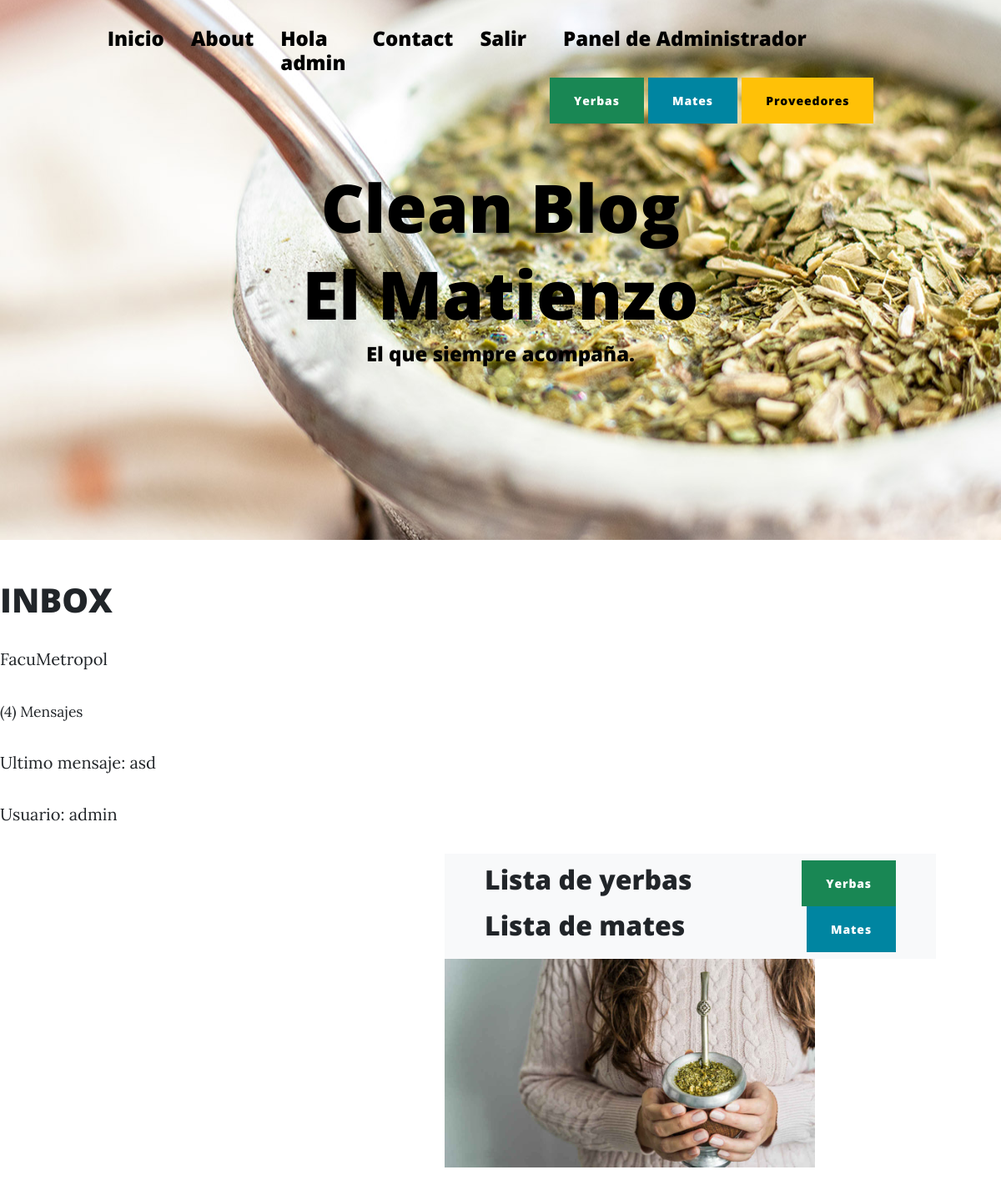
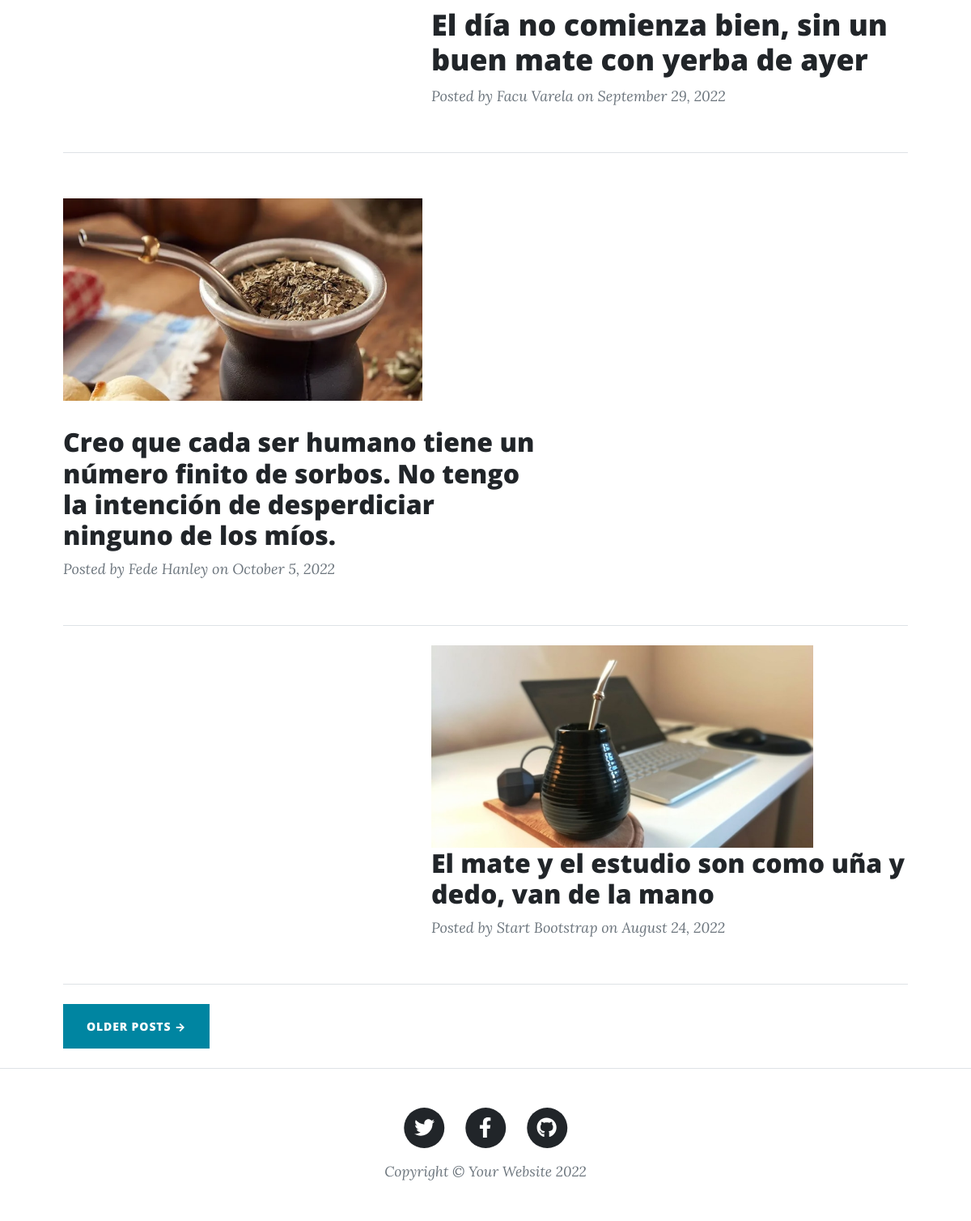
The app's page /Inbox (signed in) with its own data (2 pictures, top to bottom).
### DM/models.py (models this page shows)
class ModelBase(models.Model):
    id = models.UUIDField(default=uuid.uuid4, primary_key=True, db_index=True, editable=False)
    tiempo = models.DateTimeField(auto_now_add=True)
    actualizar = models.DateTimeField(auto_now=True)
    class Meta:
        abstract = True

class CanalUsuario(ModelBase):
    canal = models.ForeignKey('Canal', null=True, on_delete=models.SET_NULL)
    usuario = models.ForeignKey(User, on_delete=models.CASCADE)

class Canal(ModelBase):
    usuarios = models.ManyToManyField(User, blank=True, through=CanalUsuario)
    objects = CanalManager()

class CanalMensaje(ModelBase):
    canal = models.ForeignKey('Canal', on_delete=models.CASCADE)
    usuario = models.ForeignKey(User, on_delete=models.CASCADE)
    texto = models.TextField()

### DM/views.py (the view)
# urls.py: path('Inbox', Inbox.as_view(), name='Inbox'),
class Inbox(View):
    def get(self, request):
        inbox = Canal.objects.filter(canalusuario__usuario__in=[request.user.id])
        context = {'inbox':inbox}
        return render(request, 'AppPrueba/inbox.html', context)

### DM/models.py (called while the page is built)
    def get_queryset(self, *args, **kwargs):
        return CanalQuerySet(self.model, using=self._db)

### AppPrueba/templates/AppPrueba/inbox.html
{% extends 'AppPrueba/index.html' %}
{% load static %}
{% block titulo %}
<h1 style="color:black">El Matienzo</h1>
{% endblock %}
{% block contenido_que_cambia %}
{% if user.is_authenticated %}
    <h1>INBOX</h1>
    {% for inbox in inbox %}
    <div class="div_inbox">
        {% for second_user in inbox.canalusuario_set.all %}
            {% if second_user.usuario == request.user %}
            {% else %}
            <a href='{% url "DetailMs" second_user.usuario.username %}'>
                <p>
                    {{second_user.usuario}}
                </p>
                <small>
                    ({{inbox.canalmensaje_set.count}}) Mensajes
                </small>
            </a>
            {% endif %}
        {% endfor %}
        {% if inbox.canalmensaje_set.count != 0 %}
            <div class="div_ms_inbox">
                {% with ultimo_mensaje=inbox.canalmensaje_set.last %}
                    <p>
                        Ultimo mensaje: {{ultimo_mensaje.texto}}
                    </p>
                    <p>
                        Usuario: {{ultimo_mensaje.usuario}}
                    </p>
                {% endwith %}
            </div>
        {% else %}
                <p>
                    No hay mensajes en nuestro inbox
                </p>
        {% endif %}
    </div>
    {% empty %}
    <h2>
        Inbox vacio
    </h2>
    {% endfor %}
{% else %}
<strong>Ingresar para visualizar contenido </strong>
{% endif %}
{% endblock %}

### AppPrueba/templates/AppPrueba/index.html (shortened to what this page needs)
<!DOCTYPE html>
<html lang="en">
    <head>
        {% load static %}
        <link href='{% static "AppPrueba/css/styles.css" %}' rel="stylesheet" />
    </head>
    <body>
        <nav class="navbar navbar-expand-lg navbar-light" id="mainNav">
            <div class="container px-4 px-lg-5">
                <div class="collapse navbar-collapse" id="navbarResponsive">
                    <ul class="navbar-nav ms-auto py-4 py-lg-0">
                        <li class="nav-item"><h4><a style="color:black" class="nav-link px-lg-3 py-3 py-lg-4" href="{% url 'inicio' %}">Inicio</a></h4></li>
                        <li class="nav-item"><h4><a style="color:black" class="nav-link px-lg-3 py-3 py-lg-4" href="about.html">About</a></h4></li>
                        {% if user.is_authenticated %}
                        <li class="nav-item"><h4><a style="color:black" class="nav-link px-lg-3 py-3 py-lg-4">Hola {{ user.username }}</a></h4></li>
                        <li class="nav-item"><h4><a style="color:black" class="nav-link px-lg-3 py-3 py-lg-4" href="{% url 'Inbox' %}">Contact</a></h4></li>
                        <li class="nav-item"><h4><a style="color:black" class="nav-link px-lg-3 py-3 py-lg-4" href="{% url 'logout' %}">Salir</a></h4></li>
                        {% else %}
                        <li class="nav-item"><h4><a style="color:black" class="nav-link px-lg-3 py-3 py-lg-4" href="{% url 'login' %}">Entrar</a></h4></li>
                        <li class="nav-item"><h4><a style="color:black" class="nav-link px-lg-3 py-3 py-lg-4" href="{% url 'register' %}">Registrarse</a></h4></li>
                        {% endif %}
                        {% if user.is_staff %}
                        <div class="container">
                                <li class="nav-item"><h4><a style="color:black" class="nav-link px-lg-3 py-3 py-lg-4">Panel de Administrador</a></h4></li>
                                <a class="btn btn-success" href="{% url 'leeryerbas' %}">Yerbas</a>
                                <a class="btn btn-primary" href="{% url 'leermates' %}">Mates</a>
                                <a class="btn btn-warning" href="{% url 'leerproveedores' %}">Proveedores</a>
                            </div>
                        {% endif %}
                    </ul>
                </div>
            </div>
        </nav>
        <header class="masthead" style="background-image: url('{% static 'AppPrueba/assets/img/Matienzo.jpg' %}')">
            <div class="container position-relative px-4 px-lg-5">
                <div class="row gx-4 gx-lg-5 justify-content-center">
                    <div class="col-md-10 col-lg-8 col-xl-7">
                        <div class="site-heading">
                            <h1 style="color:black">Clean Blog</h1>
                            {% block titulo %}
                            {% endblock %}
                            <span style="color:black" class="subheading"><h4>El que siempre acompaña.</h4></span>
                        </div>
                    </div>
                </div>
            </div>
        </header>
        {% block contenido_que_cambia %}
        {% endblock %}
        <div class="container px-4 px-lg-5">
            <div class="row gx-4 gx-lg-5 justify-content-end">
                <div class="col-md-10 col-lg-8 col-xl-7">
                    {% if user.is_authenticated %}
                    <div class="post-preview">
                        <nav class="navbar navbar-light bg-light static-top">
                            <div class="container">
                                <h2>Lista de yerbas</h2>
                                <a class="btn btn-success" href="{% url 'yerbas_listar' %}">Yerbas</a>
                                <h2>Lista de mates</h2>
                                <a class="btn btn-primary" href="{% url 'mates_listar' %}">Mates</a>
                            </div>
                        </nav>
                        <a>
                            <img height="250px" src="{% static 'AppPrueba/assets/img/MATECHICA.jpg' %}" alt="">
                            <h2 class="post-title">El día no comienza bien, sin un buen mate con yerba de ayer</h2>
                        </a>
                        <p class="post-meta">
                            Posted by
                            <a>Facu Varela</a>
                            on September 29, 2022
                        </p>
                    </div>
                </div>
            </div>
                    <hr class="my-4" />
                    <div class="row gx-4 gx-lg-5 justify-content-flex-start">
                        <div class="col-md-10 col-lg-8 col-xl-7">
                            <div class="post-preview">
                                <p>
                                    <img height="250px" src="{% static 'AppPrueba/assets/img/MATE.jpg' %}" alt="">
                                    <h2 class="post-title">Creo que cada ser humano tiene un número finito de sorbos. No tengo la intención de desperdiciar ninguno de los míos.</h2></a>
                                    <p class="post-meta">
                                    Posted by
                                    <a>Fede Hanley</a>
                                    on October 5, 2022
                                </p>
                            </div>
                        </div>
                    </div>
                    <hr class="my-4" />
                    <div class="row gx-4 gx-lg-5 justify-content-end">
                        <div class="col-md-10 col-lg-8 col-xl-7">
                            <div class="post-preview">
                                    <img height="250px" src="{% static 'AppPrueba/assets/img/MATEESTUDIO.jpg' %}" alt="">
                                    <h2 class="post-title">El mate y el estudio son como uña y dedo, van de la mano</h2>
                                <p class="post-meta">
                                    Posted by
                                    Start Bootstrap</a>
                                    on August 24, 2022
                                </p>
                            </div>
                        </div>
                    </div>
                    <hr class="my-4" />
                    <div class="d-flex justify-content-start mb-4"><a class="btn btn-primary text-uppercase" href="#!">Older Posts →</a></div>
                    {% else %}
                    <h2><a href="{% url 'login' %}">Ingresar para visualizar contenido.</a></h2>
                    {% endif %}
                </div>
        <footer class="border-top">
            <div class="container px-4 px-lg-5">
                <div class="row gx-4 gx-lg-5 justify-content-center">
                    <div class="col-md-10 col-lg-8 col-xl-7">
                        <ul class="list-inline text-center">
                            <li class="list-inline-item">
                                <a href="#!">
                                    <span class="fa-stack fa-lg">
                                        <i class="fas fa-circle fa-stack-2x"></i>
                                        <i class="fab fa-twitter fa-stack-1x fa-inverse"></i>
                                    </span>
                                </a>
                            </li>
                            <li class="list-inline-item">
                                <a href="#!">
                                    <span class="fa-stack fa-lg">
                                        <i class="fas fa-circle fa-stack-2x"></i>
                                        <i class="fab fa-facebook-f fa-stack-1x fa-inverse"></i>
                                    </span>
                                </a>
                            </li>
                            <li class="list-inline-item">
                                <a href="#!">
                                    <span class="fa-stack fa-lg">
                                        <i class="fas fa-circle fa-stack-2x"></i>
                                        <i class="fab fa-github fa-stack-1x fa-inverse"></i>
                                    </span>
                                </a>
                            </li>
                        </ul>
                        <div class="small text-center text-muted fst-italic">Copyright &copy; Your Website 2022</div>
                    </div>
                </div>
            </div>
        </footer>
    </body>
</html>

### records on screen
Canal: canalmensaje_set.count "4", canalmensaje_set.last.texto "asd", canalmensaje_set.last.usuario "admin"
CanalUsuario: usuario "FacuMetropol"

### other values on screen
{{ user.username }} "admin"
